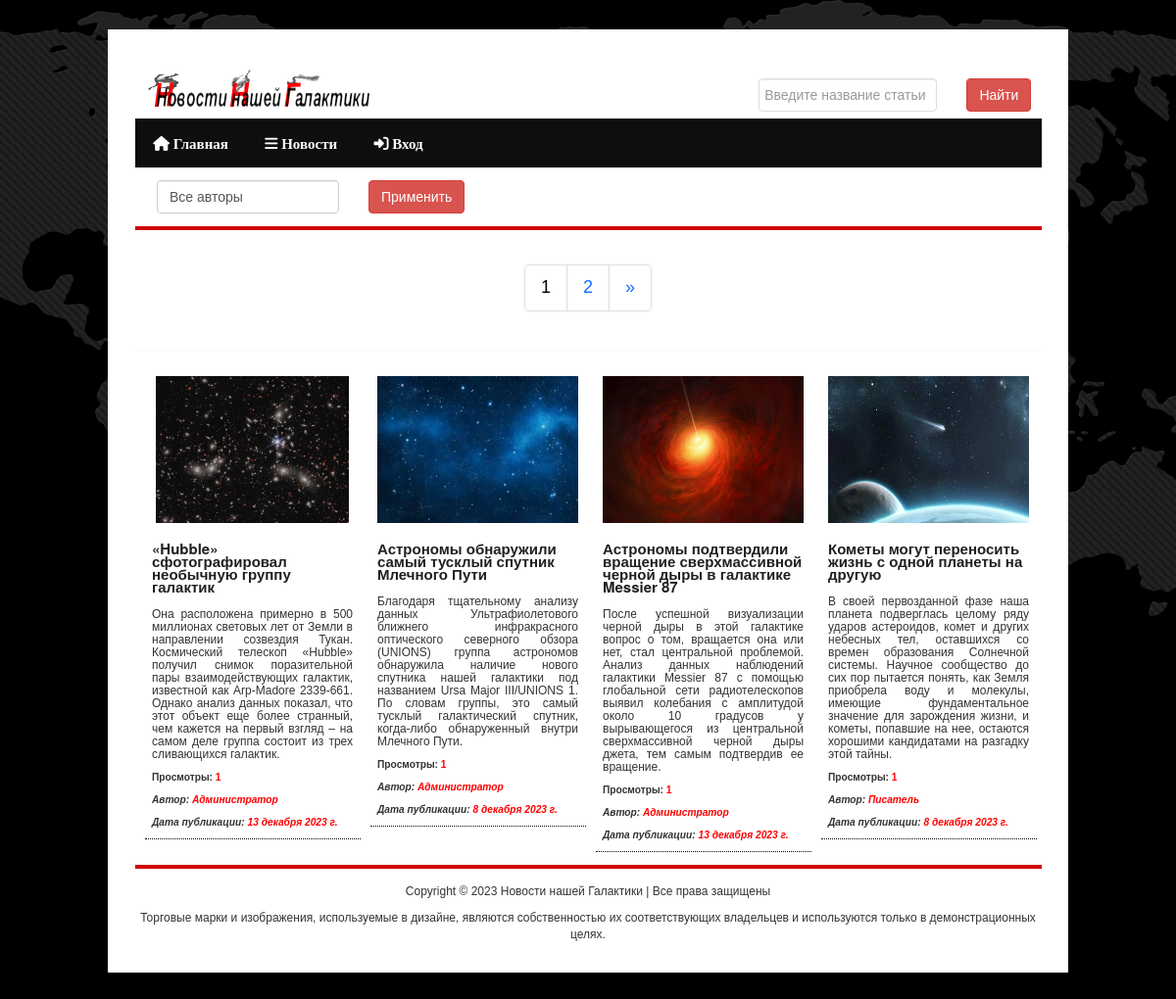
Before: /news/ with the older database file.
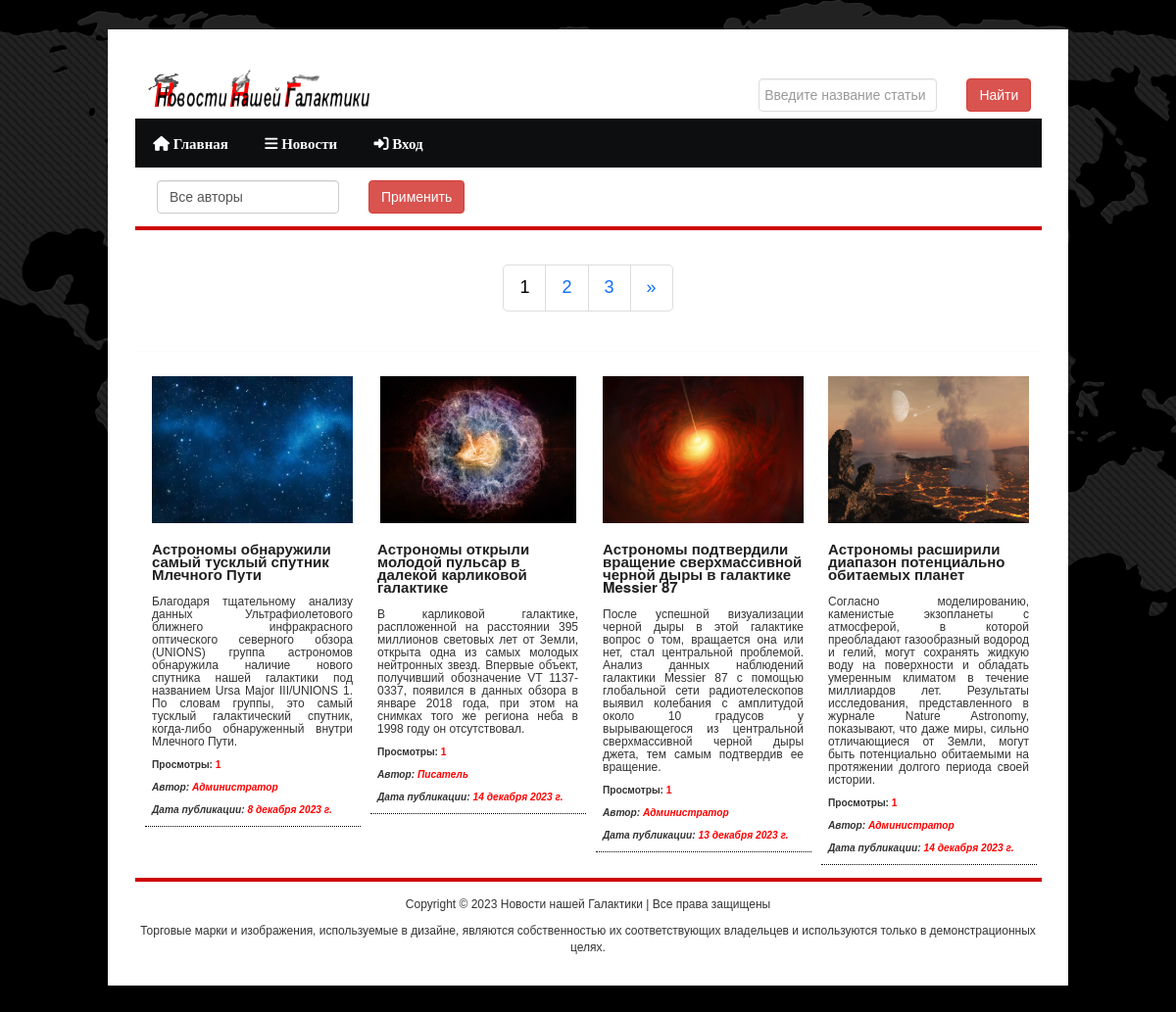
After: the same page with the newer database file.
### news/models.py (models this page shows, shortened)
class Image(models.Model):
    article = models.ForeignKey(Article, on_delete=models.CASCADE)
    title = models.CharField(max_length=50, blank=True)
    image = models.ImageField(upload_to='news_images/')
    class Meta:
        ordering = ['title']
        verbose_name = 'Фото'
        verbose_name_plural = 'Фото'

class Article(models.Model):
    categories = (('A', 'Астрономия'),
                  ('K', 'Космонавтика'),
                  ('AF', 'Астрофизика'),
                  ('G', 'Геология'))
    author = models.ForeignKey(User, on_delete=models.SET_NULL, null=True, verbose_name='Автор')
    title = models.CharField('Название новости', max_length=150, default='', null=False)
    anouncement = models.TextField('Аннотация', max_length=1250, null=False)
    source = models.URLField('Источник', null=True)
    sourcename = models.CharField('Название источника', max_length=150, null=False)
    text = RichTextField('Текст новости', null=False)
    date = models.DateTimeField('Дата публикации', auto_created=True)
    categories = models.CharField(choices=categories, max_length=20, verbose_name='Категории')
    tags = models.ManyToManyField(to=Tag, blank=True)
    status = models.BooleanField(default=False, verbose_name='Опубликовано')
    objects = models.Manager()
    published = PublishedManager()
    def get_absolute_url(self):
        return f'/news/{self.pk}'
    def get_views(self):
        return self.views.count()
    class Meta:
        ordering = ['title','date']
        verbose_name = 'Новость'
        verbose_name_plural = 'Новости'

### users/models.py (models this page shows, shortened)
class Account(models.Model):
    gender_choices = (('М', 'Мужской'),
                      ('Ж', 'Женский'),
                      ('N/A', 'Не определен'))
    user = models.OneToOneField(User, on_delete=models.CASCADE,
                                primary_key=True, verbose_name='Пользователь')
    nickname = models.CharField(max_length=100, verbose_name='Имя автора (псевдоним)')
    birthdate = models.DateField(null=True, verbose_name='День рождения')
    gender = models.CharField(choices=gender_choices, max_length=20, verbose_name='Пол', null=True)
    account_image = models.ImageField(default='default.jpg',
                                      upload_to='account_images', verbose_name='Фото аккаунта')
    class Meta:
        ordering = ['user','gender']
        verbose_name = 'Аккаунт'
        verbose_name_plural = 'Аккаунты'

### news/views.py (the view)
# urls.py: path('news/', include('news.urls')),
def news(request):
    author_list = User.objects.all()
    if request.method == "POST":
        selected_author = int(request.POST.get('author_filter'))
        if selected_author == 0:
            articles= Article.published.all()
        else:
            articles = Article.published.filter(author=selected_author)
    else:
        selected_author = 0
        articles = Article.published.all()
    total = len(articles)
    p = Paginator(articles, 4)
    page_number = request.GET.get('page')
    page_obj = p.get_page(page_number)
    context = {
        'articles': page_obj,
        'author_list': author_list,
        'selected_author': selected_author,
        'total': total,
    }
    return render(request, 'news/news.html', context)

### news/models.py (called while the page is built)
    def get_queryset(self):
        return super().get_queryset().filter(status=1)

### news/templates/news/news.html (shortened to what this page needs)
<!DOCTYPE html PUBLIC "-//W3C//DTD XHTML 1.0 Transitional//EN"
        "http://www.w3.org/TR/xhtml1/DTD/xhtml1-transitional.dtd">
{% load static %}
{% load bootstrap5 %}
{% load crispy_forms_tags %}
<html xmlns="http://www.w3.org/1999/xhtml">
<html lang="ru">
<head>
    {%bootstrap_css%}
    <link rel="stylesheet" type="text/css" href="{% static 'main/' %}assets/font/font-awesome.min.css"/>
    <link rel="stylesheet" type="text/css" href="{% static 'main/' %}assets/font/font.css"/>
    <link rel="stylesheet" type="text/css" href="{% static 'main/' %}assets/css/bootstrap.min.css" media="screen"/>
    <link rel="stylesheet" type="text/css" href="{% static 'main/' %}assets/css/style.css" media="screen"/>
    <link rel="stylesheet" type="text/css" href="{% static 'main/' %}assets/css/responsive.css" media="screen"/>
    <link rel="stylesheet" type="text/css" href="{% static 'main/' %}assets/css/jquery.bxslider.css" media="screen"/>
</head>
<body>
<div class="body_wrapper">
    <div class="center">
        {% block header %} {% include 'main/header.html' %} {% endblock %}
        <br>
        <div class="container-fluid">
            <div class="row">
                <div class="col-lg-7">
                    <form method="post">
                        <div class="col-lg-5">
                            <select class="form-control" name="author_filter">
                                <option value="0">Все авторы</option>
                            </select>
                        </div>
                        <div class="col-lg-3">
                            <input type="submit" class="btn btn-danger" value="Применить">
                        </div>
                         <div class="col-lg-4">
                        </div>
                    </form>
                </div>
            </div>
        </div>
        <br>
        <h6 class="title"></h6>
         {% if total > 1 %}
        <nav aria-label="Навигация по списку новостей" pagination-border-color = 'red'>
            <div class="text-center">
            <ul class="pagination pagination-lg">
                {% for p in articles.paginator.page_range %}
                {% if articles.number == p %}
                    <li class="page-item"><a class="page-link" style="color:black;"> {{ p }}</a></li>
                {% else %}
                    <li class="page-item"><a class="page-link" href="?page={{ p }}"> {{ p }}</a></li>
                {% endif %}
                {% endfor %}
                {% if articles.has_next %}
                    <li class="page-item"><a class="page-link" href="?page={{ articles.next_page_number }}"><span aria-hidden="true">&raquo;</span></a></li>
                {% endif %}
            </ul>
            </div>
        </nav>
        {% endif %}
        <hr>
        <div class="content_area">
            {% for n in articles %}
                {% if n.image_set.all %}
                    <div class="single_cat_left_content floatleft">
                        <div class="container-fluid"><a href="{{ n.get_absolute_url }}">
                            {% for image in n.image_set.all %}
                            <center>
                            <img src="{{ image.image.url }}" style="margin:auto; height:150px; width:auto" alt=""/>
                            </center>
                            <h3>{{ n.title }}</h3><br>
                            {% endfor %}</a>
                            <p align="justify">{{ n.anouncement }}</p>
                            <p><small><strong>Просмотры: <font color="red">{{ n.get_views }}</font></strong></small></p>
                            <p><strong><i><small>Автор: <font color="red">{{ n.author.account.nickname }}</font></small></i></strong></p>
                            <p><strong><i><small>Дата публикации: <font color="red">{{ n.date.date }}</font></small></i></strong></p>
                        </div>
                    </div>
                {% endif %}
            {% endfor %}
        </div>
        <br>
        <h6 class="title"></h6>
        {% block footer %} {% include 'main/footer.html' %} {% endblock %}
    </div>
</div>
<link rel="stylesheet" href="https://ajax.googleapis.com/ajax/libs/jqueryui/1.11.4/themes/smoothness/jquery-ui.css">
</body>
</html>

### main/templates/main/header.html (shortened to what this page needs)
{% load static %}
<div class="container-fluid">
    <div class="header_area">
        <div class="row">
            <div class="col-lg-8">
                <div class="logo floatleft">
                    <p><a href="{% url 'home' %}"><img src="{% static 'main/' %}images/logo5.png" alt="Иконка"/></a></p>
                </div>
            </div>
            <div class="col-lg-4">
                <div class="search">
                    {% block search %} {% include 'news/search.html' %} {% endblock %}
                </div>
            </div>
        </div>
    </div>
    {% block sidebar %} {% include 'main/sidebar.html' %} {% endblock %}

### news/templates/news/search.html
{% load static %}
        <form action="{% url 'search_news' %}" method="get">
            <div class="row">
            <div class="col-lg-8">
                <input type="text" class="form-control" id="search_input" name="search_input" placeholder="Введите название статьи"/>
            </div>
            <div class="col-lg-4">
                <button type="submit" class="btn btn-danger">Найти</button>
            </div>
            </div>
        </form>

### main/templates/main/sidebar.html (shortened to what this page needs)
{% load static %}
<div class="main_menu_area">
    <ul id="nav">
        <li><a href="{% url 'home' %}"><i class="fa-solid fa-house"> Главная</i></a>
        </li>
        <li><a href="{% url 'news_index' %}"><i class="fa-solid fa-bars"> Новости</i></a>
        </li>
        {% if request.user.id %}
        <li><a href="{% url 'profile_update' %}"><i class="fa-solid fa-user"> Аккаунт_{{ user }}</i></a>
            <ul>
                <li><a href="{% url 'user_profile' %}"><i class="fa-solid fa-heart"> Избранное</i></a></li>
                {% if user.is_staff == True %}
                    <li><a href="{% url 'user_profile' %}"><i class="fa-solid fa-list"> Мои новости</i></a></li>
                    {% else %}
                        <li><a href="{% url 'user_profile' %}"><i class="fa-solid fa-list"> Мои заявки</i></a></li>
                {% endif %}
                {% if user.is_superuser == True %}
                    <li><a href="http://127.0.0.1:8000/admin/news/article/add/" target="_blank"><i class="fa-solid fa-wand-magic-sparkles"> Создать новость в панели администратора</i></a></li>
                    <li><a href="{% url 'news_input' %}"><i class="fa-solid fa-pen-nib"> Создать новость на сайте</i></a></li>
                    {% elif user.is_staff == True %}
                        <li><a href="{% url 'news_input' %}"><i class="fa-solid fa-pen-nib"> Создать новость</i></a></li>
                        {% else %}
                            <li><a href="{% url 'news_request' %}"><i class="fa-solid fa-bars"> Подать заявку на создание новости</i></a></li>
                {% endif %}
                <li><a href="{% url 'logout' %}"><i class="fa-solid fa-hand-point-up"> Выйти из профиля</i></a></li>
            </ul>
        </li>
        {% else %}
        <li><a href="{% url 'user_profile' %}"><i class="fa-solid fa-right-to-bracket"> Вход</i></a>
        </li>
        {% endif %}
    </ul>
</div>

### main/templates/main/footer.html
{% load static %}
<div class="copyright_text">
    <p>Copyright &copy; 2023 Новости нашей Галактики | Все права защищены</p>
    <p>Торговые марки и изображения, используемые в дизайне, являются собственностью их соответствующих владельцев и
        используются только в демонстрационных целях.</p>
</div>

### static/main/assets/css/style.css (style rules this page uses)
* { margin:0; padding:0 }
body { font-family:Arial; font-size:12px; line-height:13px; background:url("images/site_bg.png") top center no-repeat fixed #000 }
a { color:#000; text-decoration:none }
input[type=text], input[type=password], textarea { border:1px solid #ddd; padding:5px }
input[type=submit] h1, h2, h4, h5, h6 { font-weight:normal; margin:0 0 15px }
h3 { color:#202021; font-size:12px; font-weight:bold; margin-bottom:2px; line-height:13px }
img { max-width:100%; height:auto }
.floatleft { float:left }
.center { width:980px; display:block; margin:0 auto; padding:20px; background:#fff; transition:all 1.3s ease 0s; -moz-transition:all 1.3s ease 0s; -webkit-transition:all 1.3s ease 0s; -o-transition:all 1.3s ease 0s; -ms-transition:all 1.3s ease 0s }
div { overflow:hidden }
#nav { display:block }
.body_wrapper { background:url("images/body_bg.png") repeat; margin-top:30px; margin-bottom:30px }
.logo { margin-top:20px }
.main_menu_area { overflow:visible; background:#0D0E0F; min-height:50px }
.main_menu_area ul { margin:0; padding:0; list-style:none }
.main_menu_area ul li { float:left; position:relative }
.main_menu_area ul li a { color:#FFF; display:block; font-family:'bebasregular'; font-size:15px; padding:18px 18.7px }
.content_area { margin-top:25px }
.title { border-bottom:4px solid #CF0000; font-family:'bebasregular'; font-size:20px; word-spacing:2px }
.single_cat_left_content { border-bottom:1px dotted #000; margin-left:10px; width:220px }
.single_cat_left_content h3 { font-size:15px }
.copyright_text { line-height:17px; text-align:center }

Changed rows visible on the page:
no longer on this page (row edited): Article: title "«Hubble» сфотографировал необычную группу галактик", anouncement "Она расположена примерно в 500 миллионах световых лет от Земли в направлении созвездия Тукан. Космический телескоп «Hubble» получил снимок поразительной пары взаимодействующих галактик, известной как Arp-Madore 2339-661. Однако анализ данных показал, что этот объект еще более странный, чем кажется на первый взгляд – на самом деле группа состоит из трех сливающихся галактик.", get_views "1", author.account.nickname "Администратор", date "13 декабря 2023 г."
removed Image: image (picture), shown under "1"
no longer on this page (row unchanged): Article: title "Кометы могут переносить жизнь с одной планеты на другую", anouncement "В своей первозданной фазе наша планета подверглась целому ряду ударов астероидов, комет и других небесных тел, оставшихся со времен образования Солнечной системы. Научное сообщество до сих пор пытается понять, как Земля приобрела воду и молекулы, имеющие фундаментальное значение для зарождения жизни, и кометы, попавшие на нее, остаются хорошими кандидатами на разгадку этой тайны.", get_views "1", author.account.nickname "Писатель", date "8 декабря 2023 г."
no longer on this page (row unchanged): Image: image (picture), shown under "1"
added Article: title "Астрономы открыли молодой пульсар в далекой карликовой галактике", anouncement "В карликовой галактике, распложенной на расстоянии 395 миллионов световых лет от Земли, открыта одна из самых молодых нейтронных звезд. Впервые объект, получивший обозначение VT 1137-0337, появился в данных обзора в январе 2018 года, при этом на снимках того же региона неба в 1998 году он отсутствовал.", get_views "1", author.account.nickname "Писатель", date "14 декабря 2023 г."
added Image: image (picture), shown under "1"
added Article: title "Астрономы расширили диапазон потенциально обитаемых планет", anouncement "Согласно моделированию, каменистые экзопланеты с атмосферой, в которой преобладают газообразный водород и гелий, могут сохранять жидкую воду на поверхности и обладать умеренным климатом в течение миллиардов лет. Результаты исследования, представленного в журнале Nature Astronomy, показывают, что даже миры, сильно отличающиеся от Земли, могут быть потенциально обитаемыми на протяжении долгого периода своей истории.", get_views "1", author.account.nickname "Администратор", date "14 декабря 2023 г."
added Image: image (picture), shown under "1"
Other visible differences:
new list line: "3"
